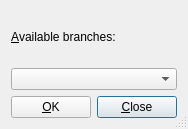
<ui version="4.0" >
 <author></author>
 <comment></comment>
 <exportmacro></exportmacro>
 <class>QBranchUi</class>
 <widget class="QDialog" name="QBranchUi" >
  <property name="geometry" >
   <rect>
    <x>0</x>
    <y>0</y>
    <width>188</width>
    <height>129</height>
   </rect>
  </property>
  <property name="windowTitle" >
   <string/>
  </property>
  <property name="sizeGripEnabled" >
   <bool>true</bool>
  </property>
  <layout class="QGridLayout" >
   <property name="margin" >
    <number>11</number>
   </property>
   <property name="spacing" >
    <number>6</number>
   </property>
   <item row="1" column="0" >
    <widget class="QPushButton" name="okPB" >
     <property name="text" >
      <string>&amp;OK</string>
     </property>
     <property name="default" >
      <bool>false</bool>
     </property>
    </widget>
   </item>
   <item row="1" column="1" >
    <widget class="QPushButton" name="closePB" >
     <property name="text" >
      <string>&amp;Close</string>
     </property>
     <property name="default" >
      <bool>true</bool>
     </property>
    </widget>
   </item>
   <item row="0" column="0" colspan="2" >
    <layout class="QVBoxLayout" >
     <property name="margin" >
      <number>0</number>
     </property>
     <property name="spacing" >
      <number>6</number>
     </property>
     <item>
      <widget class="QLabel" name="branchLA" >
       <property name="text" >
        <string>&amp;Available branches:</string>
       </property>
       <property name="buddy" >
        <cstring>branchCO</cstring>
       </property>
      </widget>
     </item>
     <item>
      <widget class="QComboBox" name="branchCO" >
       <property name="toolTip" >
        <string>Select your branch</string>
       </property>
      </widget>
     </item>
    </layout>
   </item>
  </layout>
 </widget>
 <pixmapfunction></pixmapfunction>
 <resources/>
 <connections/>
</ui>
